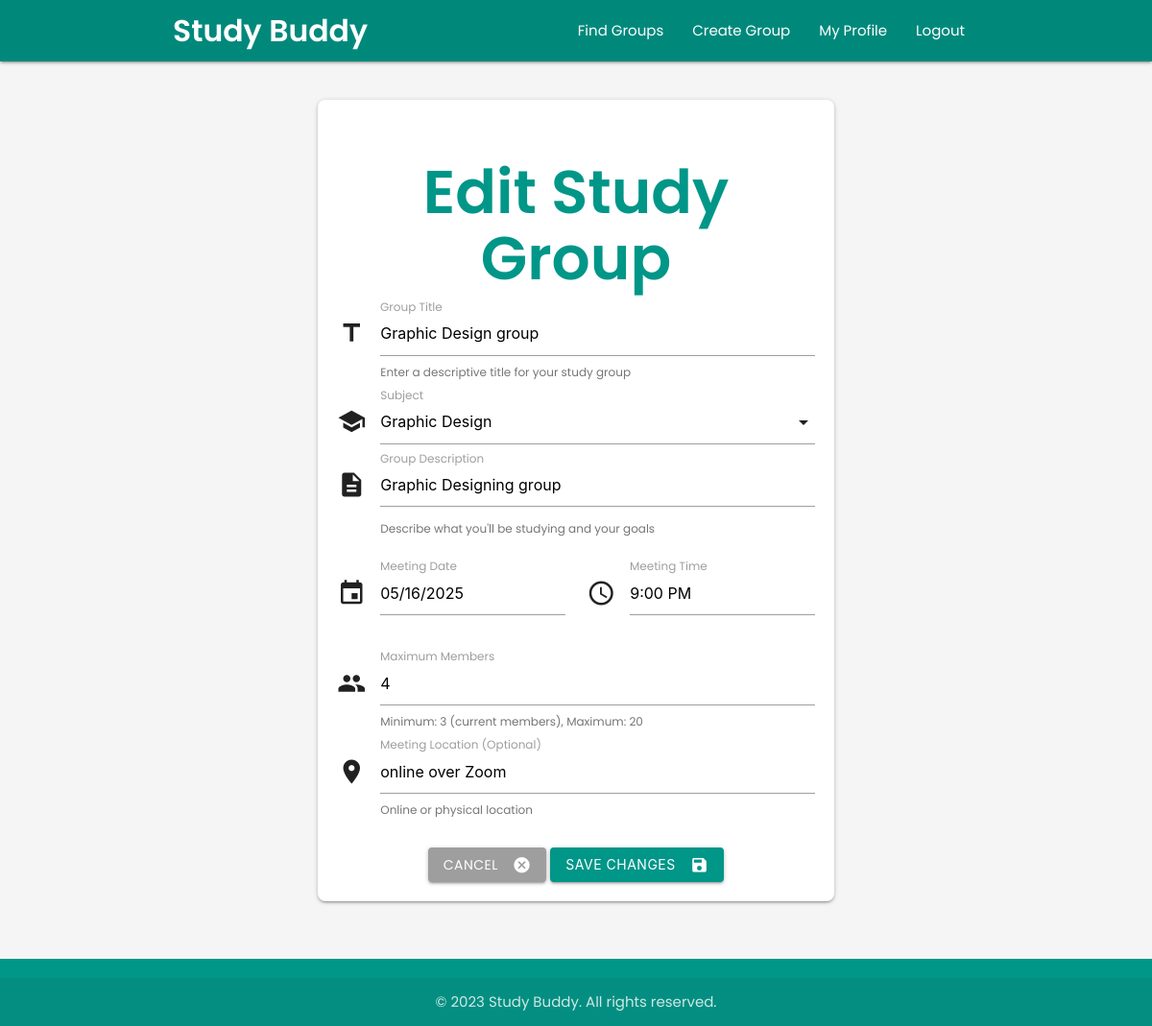
Page /dashboard/edit_group/3 (signed in) on the committed database.
### userDashboard/models.py (models this page shows, shortened)
class StudyGroup(models.Model):
    title = models.CharField(max_length=100)
    description = models.TextField()
    subject = models.ForeignKey(Subject, on_delete=models.CASCADE, related_name='study_groups')
    host = models.ForeignKey(settings.AUTH_USER_MODEL, on_delete=models.CASCADE, related_name='hosted_groups')
    members = models.ManyToManyField(settings.AUTH_USER_MODEL, through='GroupMembership', related_name='joined_groups')
    max_members = models.PositiveIntegerField(default=8)
    meeting_date = models.DateField()
    meeting_time = models.TimeField()
    meeting_location = models.CharField(max_length=255, blank=True)
    slug = models.SlugField(max_length=120, blank=True)
    created_at = models.DateTimeField(auto_now_add=True)
    updated_at = models.DateTimeField(auto_now=True)
    @property
    def current_member_count(self):
        return self.members.count()
    class Meta:
        ordering = ['meeting_date', 'meeting_time']

### userDashboard/views.py (the view, shortened to what this page needs)
# urls.py: path('edit_group/<int:group_id>', views.edit_group, name='edit_group'),
@login_required
def edit_group(request, group_id):
    try:
        group = StudyGroup.objects.get(id=group_id)
        if group.host != request.user:
            messages.error(request, "Only the host can edit the group details.")
            return redirect('group_details', group_id=group_id, slug=group.slug)
        subjects = Subject.objects.all().order_by('name')
        return render(request, 'userDashboard/edit_group.html', {
            'group': group,
            'subjects': subjects
        })
    except StudyGroup.DoesNotExist:
        messages.error(request, "Study group not found.")
        return redirect('dashboard')

### userDashboard/templates/userDashboard/edit_group.html (shortened to what this page needs)
<!DOCTYPE html>
<html lang="en">
<head>
  <link rel="stylesheet" href="https://cdnjs.cloudflare.com/ajax/libs/materialize/1.0.0/css/materialize.min.css">
</head>
<body>
  <header>
    <div class="navbar-fixed">
      <nav class="teal darken-1">
        <div class="nav-wrapper container">
          <a href="{% url 'dashboard' %}" class="brand-logo">Study Buddy</a>
          <ul class="right hide-on-med-and-down">
            <li><a href="{% url 'dashboard' %}">Find Groups</a></li>
            <li><a href="{% url 'create_group' %}">Create Group</a></li>
            <li><a href="{% url 'profile' %}">My Profile</a></li>
            <li><a href="{% url 'logout' %}">Logout</a></li>
          </ul>
        </div>
      </nav>
    </div>
  </header>
  <main id="main-content" class="container">
    <div class="row">
      <div class="col s12 m8 offset-m2">
        <div class="form-card card">
          <h1 class="page-title center-align">Edit Study Group</h1>
          <form method="POST" action="{% url 'edit_group' group.id %}">
            <div class="input-field">
              <i class="material-icons prefix">title</i>
              <input id="group_title" name="group_title" type="text" class="validate" value="{{ group.title }}" required aria-required="true">
              <label for="group_title" class="active">Group Title</label>
              <span class="helper-text">Enter a descriptive title for your study group</span>
            </div>
            <div class="input-field">
              <i class="material-icons prefix">school</i>
              <label for="subject">Subject</label>
            </div>
            <div class="input-field">
              <i class="material-icons prefix">description</i>
              <textarea id="description" name="description" class="materialize-textarea">{{ group.description }}</textarea>
              <label for="description" class="active">Group Description</label>
              <span class="helper-text">Describe what you'll be studying and your goals</span>
            </div>
            <div class="row">
              <div class="col s12 m6">
                <div class="input-field">
                  <i class="material-icons prefix">event</i>
                  <input id="meeting_date" name="meeting_date" type="text" class="datepicker" value="{{ group.meeting_date|date:'m/d/Y' }}" required aria-required="true">
                  <label for="meeting_date" class="active">Meeting Date</label>
                </div>
              </div>
              <div class="col s12 m6">
                <div class="input-field">
                  <i class="material-icons prefix">access_time</i>
                  <input id="meeting_time" name="meeting_time" type="text" class="timepicker" value="{{ group.meeting_time|time:'g:i A' }}" required aria-required="true">
                  <label for="meeting_time" class="active">Meeting Time</label>
                </div>
              </div>
            </div>
            <div class="input-field">
              <i class="material-icons prefix">group</i>
              <input id="max_members" name="max_members" type="number" min="{{ group.current_member_count }}" max="20" value="{{ group.max_members }}" required aria-required="true">
              <label for="max_members" class="active">Maximum Members</label>
              <span class="helper-text">Minimum: {{ group.current_member_count }} (current members), Maximum: 20</span>
            </div>
            <div class="input-field">
              <i class="material-icons prefix">location_on</i>
              <input id="location" name="location" type="text" value="{{ group.meeting_location }}">
              <label for="location" class="active">Meeting Location (Optional)</label>
              <span class="helper-text">Online or physical location</span>
            </div>
            <div class="submit-section">
              <a href="{% url 'group_details' group_id=group.id slug=group.slug %}" class="btn waves-effect waves-light grey">
                Cancel
                <i class="material-icons right">cancel</i>
              </a>
              <button type="submit" class="btn waves-effect waves-light">
                Save Changes
                <i class="material-icons right">save</i>
              </button>
            </div>
          </form>
        </div>
      </div>
    </div>
  </main>
  <footer class="page-footer teal">
    <div class="footer-copyright">
      <div class="container center-align">
        &copy; 2023 Study Buddy. All rights reserved.
      </div>
    </div>
  </footer>
</body>
</html>

### userDashboard/templates/userDashboard/edit_group.html (style rules this page uses)
body { font-family: 'Poppins', sans-serif; display: flex; min-height: 100vh; flex-direction: column; background-color: #f5f5f5; }
main { flex: 1 0 auto; padding: 20px 0; }
.btn, .btn-large { background-color: #009688; border-radius: 4px; }
nav .brand-logo { font-weight: 600; }
.form-card { border-radius: 8px; padding: 20px; margin-top: 20px; margin-bottom: 20px; }
.page-title { font-weight: 600; margin-bottom: 20px; color: #009688; }
.input-field { margin-bottom: 20px; }
.submit-section { margin-top: 30px; text-align: center; }
.page-footer { background-color: #009688; }

### rows in the picture
StudyGroup: group_title "Graphic Design group", description "Graphic Designing group", meeting_date "05/16/2025", meeting_time "9:00 PM", max_members "4", current_member_count "3", location "online over Zoom"
